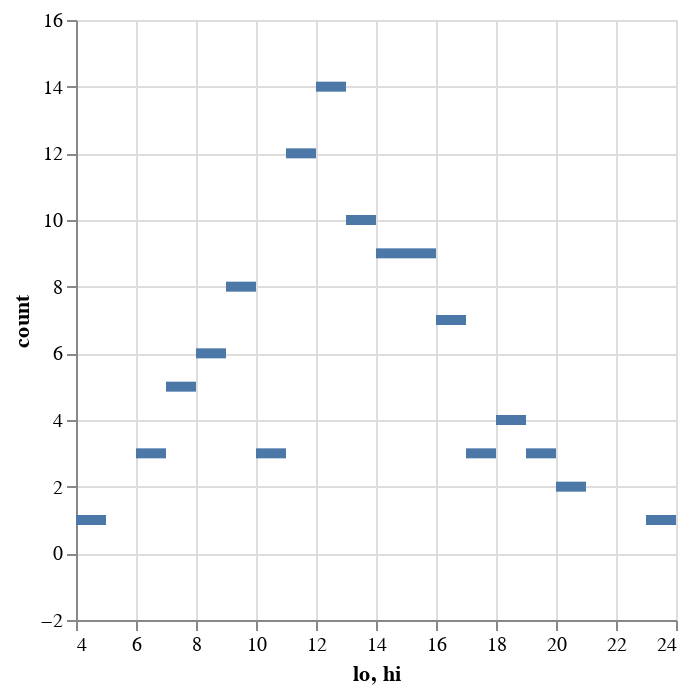
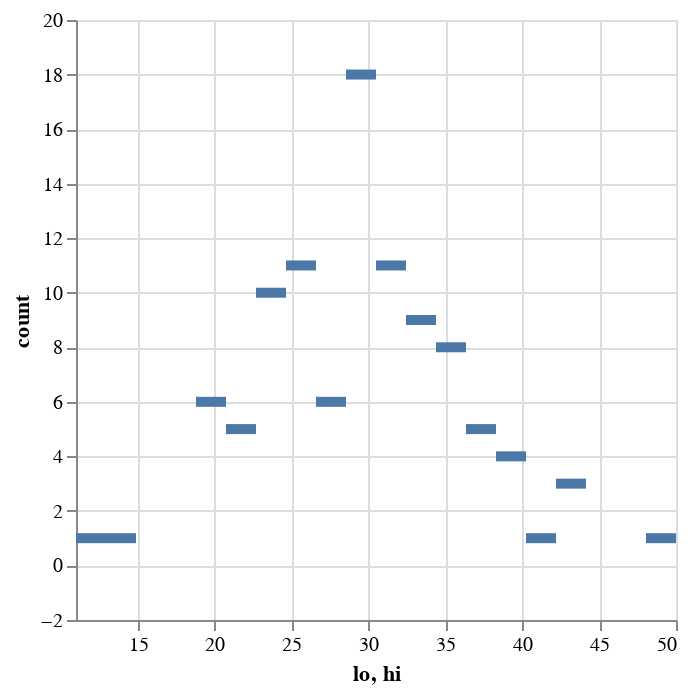
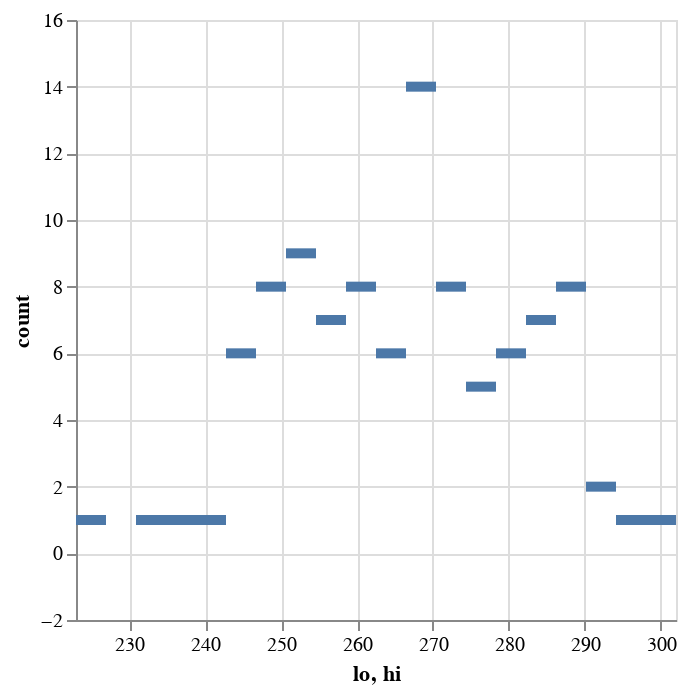

Here is the notebook cell these charts were saved with, in order:
### Markdown cell above
## Distribution of Model Predictions

### Code cell
histogram(sample(model1.I at max(data.time) + 7, 100), 20)
histogram(sample(model2.I at max(data.time) + 7, 100), 20)
histogram(sample(model3.I at max(data.time) + 7, 100), 20)

### Figure 1 — Vega-Lite specification as saved in the notebook (floating-point values rounded to 4 significant figures)
{"$schema": "https://vega.github.io/schema/vega-lite/v4.json", "data": {"values": [{"count": 6, "hi": 9, "lo": 8}, {"count": 3, "hi": 20, "lo": 19}, {"count": 10, "hi": 14, "lo": 13}, {"count": 7, "hi": 17, "lo": 16}, {"count": 5, "hi": 8, "lo": 7}, {"count": 14, "hi": 13, "lo": 12}, {"count": 1, "hi": 24, "lo": 23}, {"count": 3, "hi": 7, "lo": 6}, {"count": 3, "hi": 18, "lo": 17}, {"count": 2, "hi": 21, "lo": 20}, {"count": 12, "hi": 12, "lo": 11}, {"count": 9, "hi": 15, "lo": 14}, {"count": 3, "hi": 11, "lo": 10}, {"count": 9, "hi": 16, "lo": 15}, {"count": 1, "hi": 5, "lo": 4}, {"count": 4, "hi": 19, "lo": 18}, {"count": 8, "hi": 10, "lo": 9}]}, "encoding": {"x": {"bin": {"binned": "true", "step": 1}, "field": "lo"}, "x2": {"field": "hi"}, "y": {"field": "count", "type": "quantitative"}}, "mark": "bar"}

### Figure 2 — Vega-Lite specification as saved in the notebook (floating-point values rounded to 4 significant figures)
{"$schema": "https://vega.github.io/schema/vega-lite/v4.json", "data": {"values": [{"count": 6, "hi": 20.75, "lo": 18.8}, {"count": 1, "hi": 42.2, "lo": 40.25}, {"count": 18, "hi": 30.5, "lo": 28.55}, {"count": 8, "hi": 36.35, "lo": 34.4}, {"count": 6, "hi": 28.55, "lo": 26.6}, {"count": 1, "hi": 50, "lo": 48.05}, {"count": 5, "hi": 38.3, "lo": 36.35}, {"count": 3, "hi": 44.15, "lo": 42.2}, {"count": 11, "hi": 26.6, "lo": 24.65}, {"count": 1, "hi": 14.9, "lo": 12.95}, {"count": 11, "hi": 32.45, "lo": 30.5}, {"count": 10, "hi": 24.65, "lo": 22.7}, {"count": 9, "hi": 34.4, "lo": 32.45}, {"count": 1, "hi": 12.95, "lo": 11}, {"count": 4, "hi": 40.25, "lo": 38.3}, {"count": 5, "hi": 22.7, "lo": 20.75}]}, "encoding": {"x": {"bin": {"binned": "true", "step": 1.95}, "field": "lo"}, "x2": {"field": "hi"}, "y": {"field": "count", "type": "quantitative"}}, "mark": "bar"}

### Figure 3 — Vega-Lite specification as saved in the notebook (floating-point values rounded to 4 significant figures)
{"$schema": "https://vega.github.io/schema/vega-lite/v4.json", "data": {"values": [{"count": 1, "hi": 242.8, "lo": 238.8}, {"count": 7, "hi": 286.2, "lo": 282.2}, {"count": 8, "hi": 262.5, "lo": 258.6}, {"count": 1, "hi": 298.1, "lo": 294.1}, {"count": 8, "hi": 274.4, "lo": 270.4}, {"count": 1, "hi": 238.8, "lo": 234.8}, {"count": 7, "hi": 258.6, "lo": 254.6}, {"count": 1, "hi": 302, "lo": 298.1}, {"count": 1, "hi": 234.8, "lo": 230.9}, {"count": 5, "hi": 278.3, "lo": 274.4}, {"count": 8, "hi": 290.1, "lo": 286.2}, {"count": 9, "hi": 254.6, "lo": 250.7}, {"count": 6, "hi": 266.4, "lo": 262.5}, {"count": 8, "hi": 250.7, "lo": 246.7}, {"count": 2, "hi": 294.1, "lo": 290.1}, {"count": 14, "hi": 270.4, "lo": 266.4}, {"count": 1, "hi": 226.9, "lo": 223}, {"count": 6, "hi": 282.2, "lo": 278.3}, {"count": 6, "hi": 246.7, "lo": 242.8}]}, "encoding": {"x": {"bin": {"binned": "true", "step": 3.95}, "field": "lo"}, "x2": {"field": "hi"}, "y": {"field": "count", "type": "quantitative"}}, "mark": "bar"}
